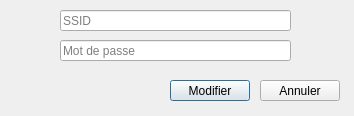
<?xml version="1.0" encoding="UTF-8"?>
<ui version="4.0">
 <class>modifierWifiMontre</class>
 <widget class="QDialog" name="modifierWifiMontre">
  <property name="geometry">
   <rect>
    <x>0</x>
    <y>0</y>
    <width>354</width>
    <height>116</height>
   </rect>
  </property>
  <property name="minimumSize">
   <size>
    <width>354</width>
    <height>116</height>
   </size>
  </property>
  <property name="maximumSize">
   <size>
    <width>354</width>
    <height>116</height>
   </size>
  </property>
  <property name="windowTitle">
   <string>Gestion Montre - Modifier WiFi</string>
  </property>
  <widget class="QLineEdit" name="ssid">
   <property name="geometry">
    <rect>
     <x>60</x>
     <y>10</y>
     <width>231</width>
     <height>21</height>
    </rect>
   </property>
   <property name="placeholderText">
    <string>SSID</string>
   </property>
  </widget>
  <widget class="QLineEdit" name="password">
   <property name="geometry">
    <rect>
     <x>60</x>
     <y>40</y>
     <width>231</width>
     <height>21</height>
    </rect>
   </property>
   <property name="placeholderText">
    <string>Mot de passe</string>
   </property>
  </widget>
  <widget class="QPushButton" name="annuler">
   <property name="geometry">
    <rect>
     <x>260</x>
     <y>80</y>
     <width>80</width>
     <height>21</height>
    </rect>
   </property>
   <property name="text">
    <string>Annuler</string>
   </property>
  </widget>
  <widget class="QPushButton" name="modifier">
   <property name="geometry">
    <rect>
     <x>170</x>
     <y>80</y>
     <width>80</width>
     <height>21</height>
    </rect>
   </property>
   <property name="text">
    <string>Modifier</string>
   </property>
   <property name="default">
    <bool>true</bool>
   </property>
  </widget>
  <widget class="QLabel" name="label">
   <property name="geometry">
    <rect>
     <x>170</x>
     <y>-70</y>
     <width>451</width>
     <height>221</height>
    </rect>
   </property>
   <property name="text">
    <string/>
   </property>
   <property name="pixmap">
    <pixmap>../../build-connectbdd-Desktop_Qt_5_9_6_MinGW_32bit-Debug/logo-domo3.png</pixmap>
   </property>
   <property name="scaledContents">
    <bool>true</bool>
   </property>
  </widget>
  <zorder>label</zorder>
  <zorder>ssid</zorder>
  <zorder>password</zorder>
  <zorder>annuler</zorder>
  <zorder>modifier</zorder>
 </widget>
 <resources/>
 <connections/>
</ui>
